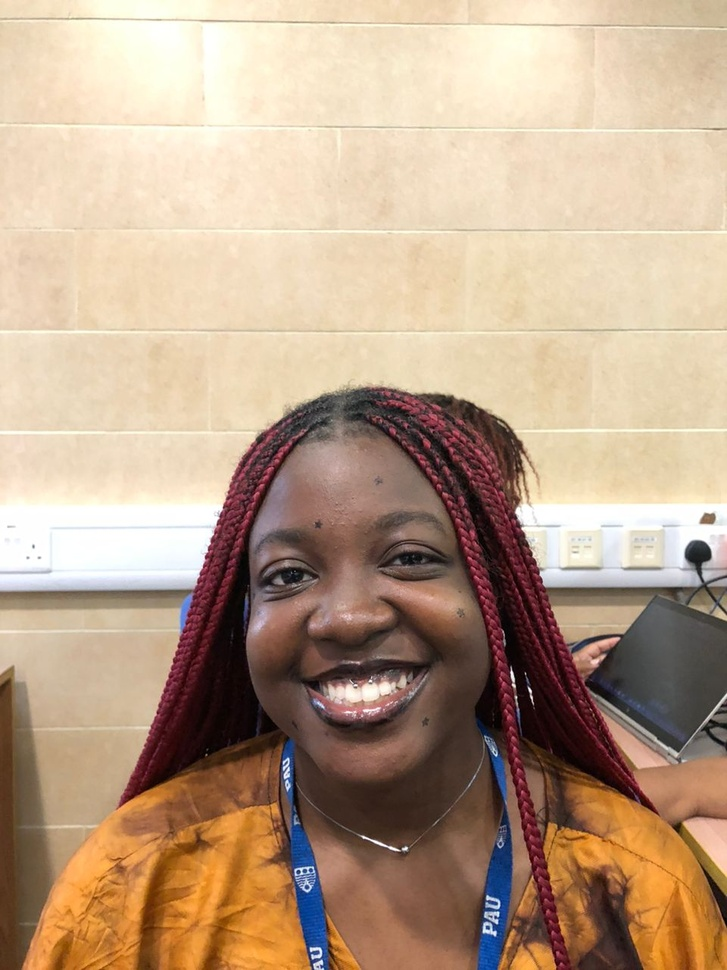
#> input picture Week3/img/fatima.jpg, 727 x 970 px, shrunk from 960 x 1280 before the run
$ jupyter execute practice3.ipynb
#> lines starting #> are read from the running program, lines starting #| are printed output that depends on the picture
[cell 1]
# Translation

import numpy as np
import matplotlib.pyplot as plt
import cv2 as cv
img=cv.imread('img/fatima.jpg',0)
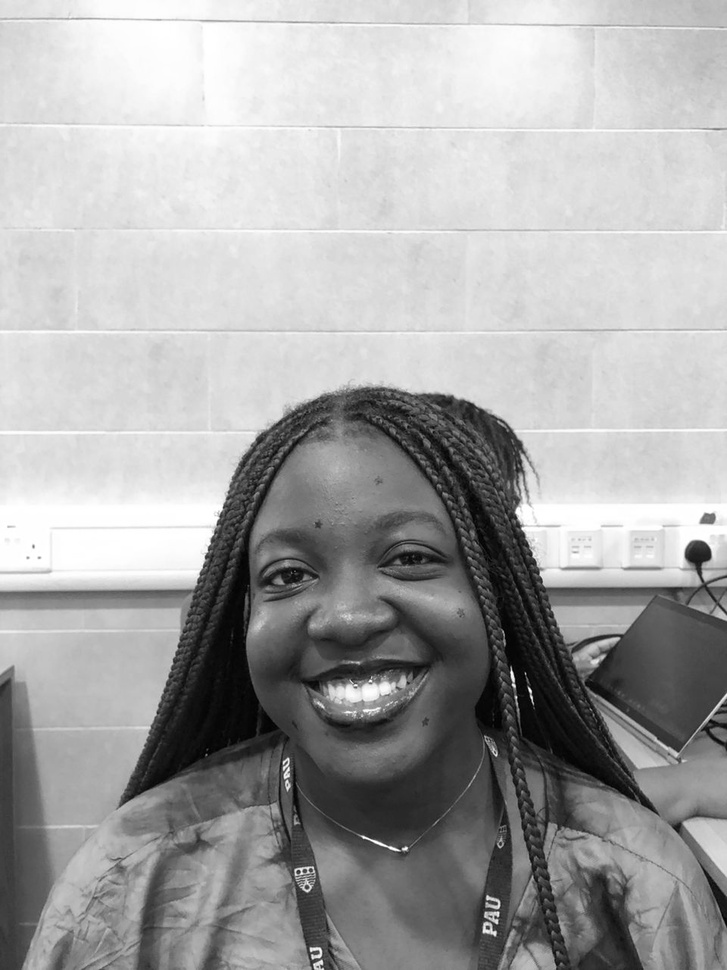
#> img: shape (970, 727); min 0, max 255, mean 166.2
rows,cols=img.shape
#> rows = 970; cols = 727
plt.subplot(1,2,1)
plt.title('Original')
plt.imshow(img)

M=np.float32([[1,0,100],[0,1,50]])
transl=cv.warpAffine(img,M,(cols,rows))
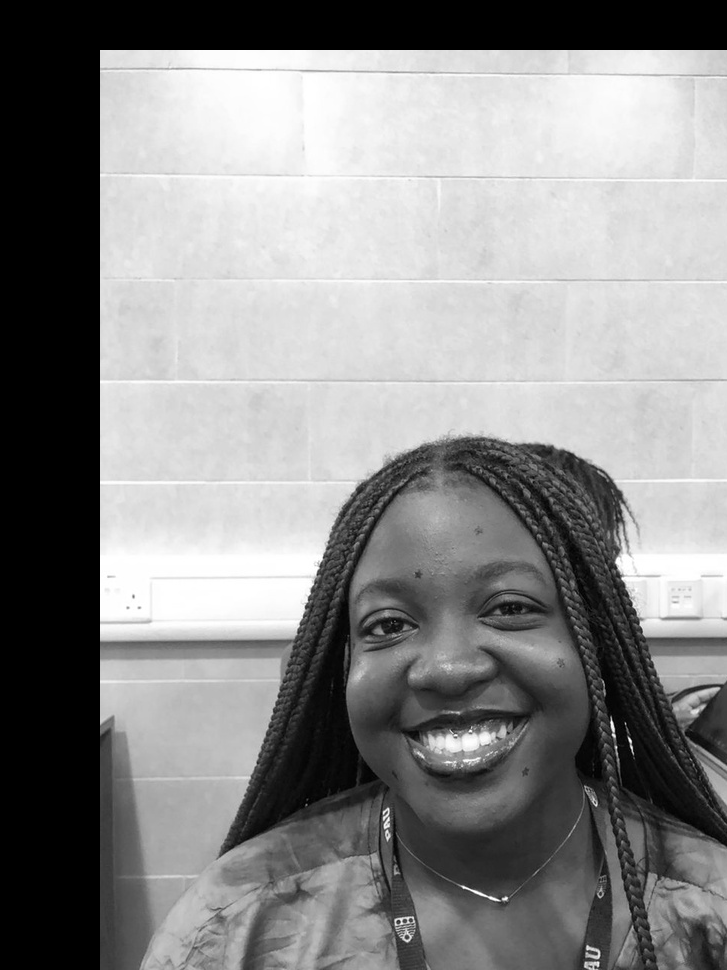
#> transl: shape (970, 727); min 0, max 255, mean 137.1
plt.subplot(1,2,2)
plt.title("Translated image")
plt.imshow(transl)
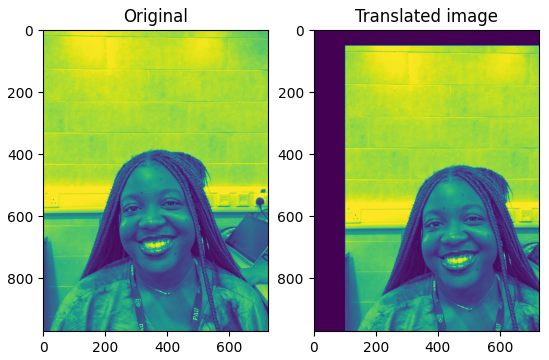
#> figure drawn by matplotlib, 2 panels

[cell 2]
# reflection

import numpy as np
import matplotlib.pyplot as plt
import cv2 as cv
img=cv.imread('img/fatima.jpg',0)
rows,cols=img.shape
plt.subplot(1,2,1)
plt.title('Original')
plt.imshow(img)

M=np.float32([[1,0,0],[0,-1,rows],[0,0,1]])
#> M = [[1, 0, 0], [0, -1, 970], [0, 0, 1]]
transl=cv.warpPerspective(img,M,(int(cols),int(rows)))
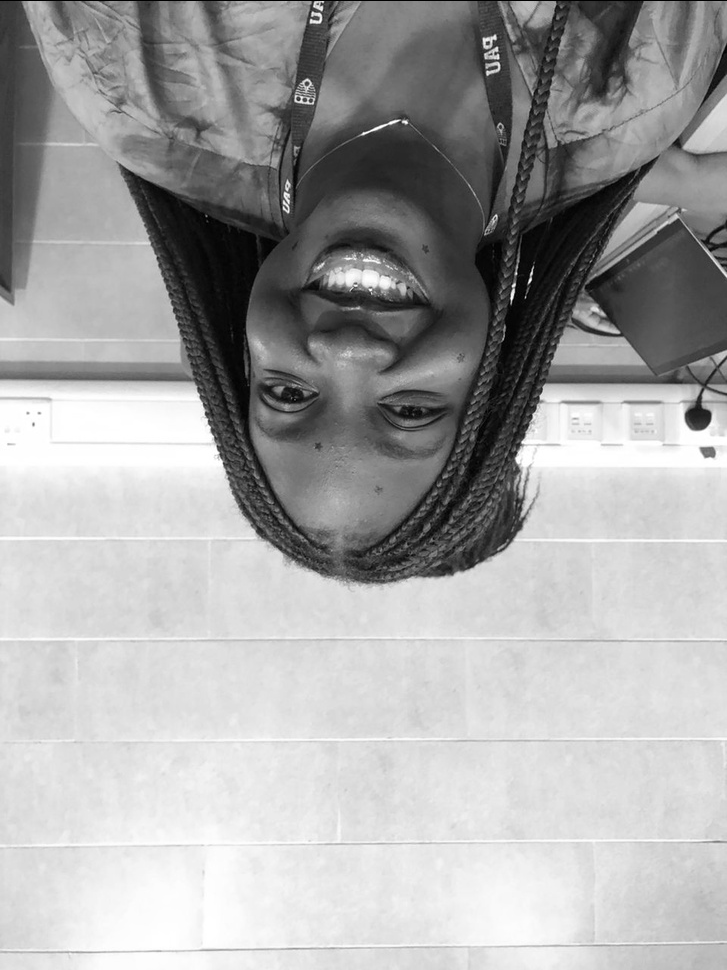
#> transl: shape (970, 727); min 0, max 255, mean 166
plt.subplot(1,2,2)
plt.title("reflected image")
plt.imshow(transl)
